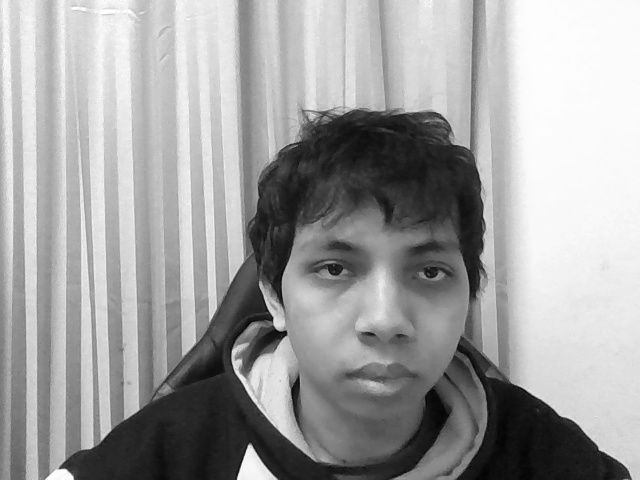
#> input picture face_img/user_228801143_1.jpg, 640 x 480 px; its folder holds only this picture in this run
$ python face_detection.py
#> lines starting #> are read from the running program, lines starting #| are printed output that depends on the picture
"""
face_detection.py
Detect faces in images and save cropped faces for each user.
"""
import cv2
import os

def detect_and_crop_faces(large_face_dir='face_img', small_face_dir='small_face', cascade_path='haarcascade_frontalface_default.xml'):
#> called with large_face_dir = 'face_img', small_face_dir = 'small_face', cascade_path = 'haarcascade_frontalface_default.xml'
    face_clf = cv2.CascadeClassifier(cascade_path)
    os.makedirs(small_face_dir, exist_ok=True)
    for img_name in os.listdir(large_face_dir):
        if not img_name.lower().endswith(('.jpg', '.jpeg', '.png')):
            continue
        img_path = os.path.join(large_face_dir, img_name)
        img = cv2.imread(img_path)
#> img is the input picture: shape (480, 640, 3); min 0, max 255, mean 160.1
        if img is None:
            print(f"Failed to read {img_path}")
            continue
        gray = cv2.cvtColor(img, cv2.COLOR_BGR2GRAY)
        faces = face_clf.detectMultiScale(gray, scaleFactor=1.1, minNeighbors=5)
#> faces = [[258, 174, 250, 250]]
        for i, (x, y, w, h) in enumerate(faces):
            face_roi = img[y:y+h, x:x+w]
            face_resized = cv2.resize(face_roi, (160, 160))
            try:
                user_id = img_name.split('_')[1]
            except IndexError:
                user_id = 'unknown'
            user_folder = os.path.join(small_face_dir, user_id)
            os.makedirs(user_folder, exist_ok=True)
            save_path = os.path.join(user_folder, f"{os.path.splitext(img_name)[0]}_face{i+1}.jpg")
            cv2.imwrite(save_path, face_resized)
            print(f"Saved: {save_path}")
#> this loop made 1 pass
#> (x, y, w, h, user_id) on pass 1: (258, 174, 250, 250, '228801143')
#| Saved: small_face/228801143/user_228801143_1_face1.jpg
#> pass 1, in detect_and_crop_faces, `face_roi = img[y:y+h, x:x+w]`:
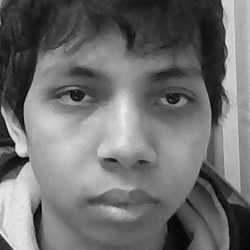
#> face_roi: shape (250, 250, 3); min 2, max 240, mean 110.7

if __name__ == "__main__":
    detect_and_crop_faces()
